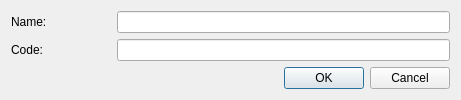
<?xml version="1.0" encoding="UTF-8"?>
<ui version="4.0">
 <class>CreateDivision</class>
 <widget class="QDialog" name="CreateDivision">
  <property name="geometry">
   <rect>
    <x>0</x>
    <y>0</y>
    <width>461</width>
    <height>99</height>
   </rect>
  </property>
  <property name="sizePolicy">
   <sizepolicy hsizetype="Fixed" vsizetype="Fixed">
    <horstretch>0</horstretch>
    <verstretch>0</verstretch>
   </sizepolicy>
  </property>
  <property name="windowTitle">
   <string>Create/Update division</string>
  </property>
  <property name="locale">
   <locale language="English" country="UnitedStates"/>
  </property>
  <property name="modal">
   <bool>false</bool>
  </property>
  <layout class="QGridLayout" name="gridLayout">
   <property name="leftMargin">
    <number>11</number>
   </property>
   <property name="topMargin">
    <number>11</number>
   </property>
   <property name="rightMargin">
    <number>11</number>
   </property>
   <property name="bottomMargin">
    <number>11</number>
   </property>
   <item row="2" column="0" colspan="2">
    <layout class="QHBoxLayout" name="horizontalLayout">
     <item>
      <spacer name="horizontalSpacer">
       <property name="orientation">
        <enum>Qt::Horizontal</enum>
       </property>
       <property name="sizeHint" stdset="0">
        <size>
         <width>40</width>
         <height>20</height>
        </size>
       </property>
      </spacer>
     </item>
     <item>
      <widget class="QPushButton" name="okBtn">
       <property name="text">
        <string>OK</string>
       </property>
      </widget>
     </item>
     <item>
      <widget class="QPushButton" name="cancelBtn">
       <property name="text">
        <string>Cancel</string>
       </property>
      </widget>
     </item>
    </layout>
   </item>
   <item row="0" column="0">
    <widget class="QLabel" name="nameLb">
     <property name="sizePolicy">
      <sizepolicy hsizetype="Preferred" vsizetype="Preferred">
       <horstretch>0</horstretch>
       <verstretch>0</verstretch>
      </sizepolicy>
     </property>
     <property name="minimumSize">
      <size>
       <width>100</width>
       <height>0</height>
      </size>
     </property>
     <property name="text">
      <string>Name:</string>
     </property>
    </widget>
   </item>
   <item row="0" column="1">
    <widget class="QLineEdit" name="nameEdit">
     <property name="toolTip">
      <string>&lt;html&gt;&lt;head/&gt;&lt;body&gt;&lt;p&gt;For example: &amp;quot;River Co.&amp;quot;&lt;/p&gt;&lt;/body&gt;&lt;/html&gt;</string>
     </property>
    </widget>
   </item>
   <item row="1" column="0">
    <widget class="QLabel" name="codeLb">
     <property name="text">
      <string>Code:</string>
     </property>
    </widget>
   </item>
   <item row="1" column="1">
    <widget class="QLineEdit" name="codeEdit">
     <property name="toolTip">
      <string>&lt;html&gt;&lt;head/&gt;&lt;body&gt;&lt;p&gt;For example: RELEASE&lt;/p&gt;&lt;/body&gt;&lt;/html&gt;</string>
     </property>
    </widget>
   </item>
  </layout>
 </widget>
 <tabstops>
  <tabstop>nameEdit</tabstop>
  <tabstop>codeEdit</tabstop>
  <tabstop>okBtn</tabstop>
  <tabstop>cancelBtn</tabstop>
 </tabstops>
 <resources/>
 <connections/>
</ui>
